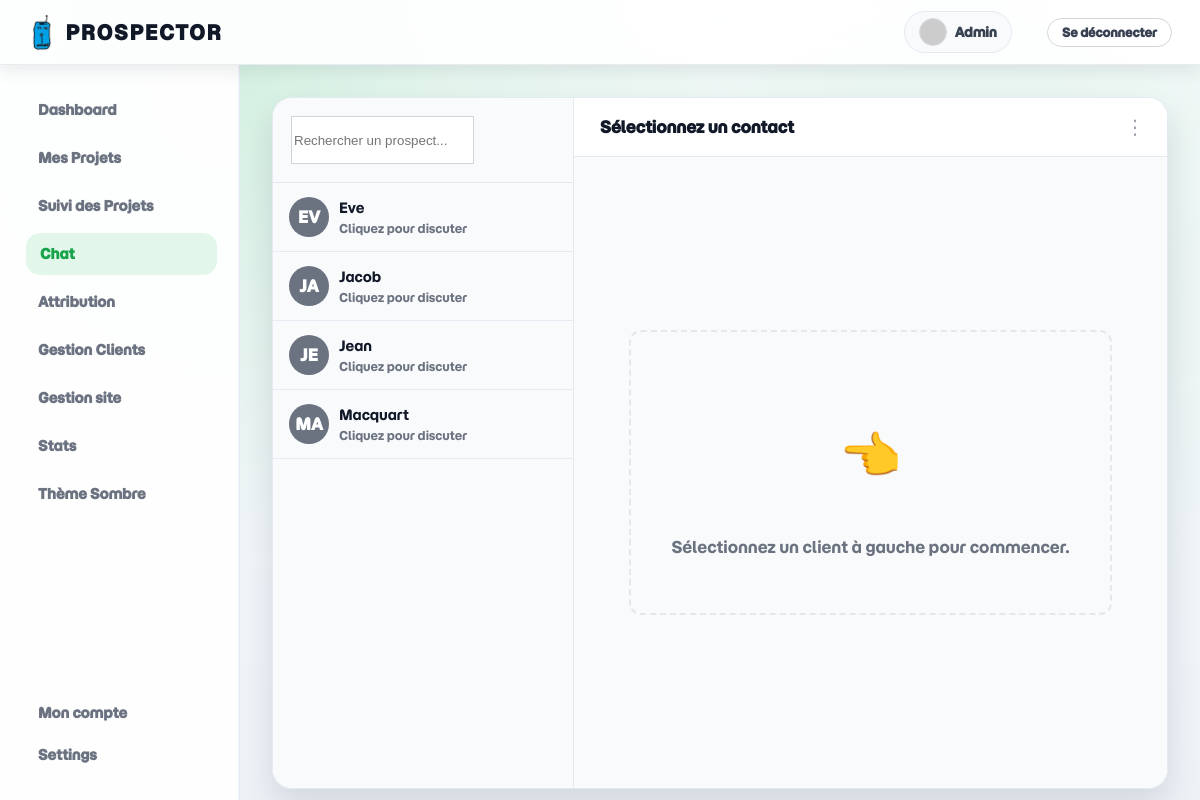
/chat (signed in), run on the app's committed database.
### tables this page shows
CREATE TABLE utilisateurs (
            id INTEGER PRIMARY KEY AUTOINCREMENT,
            nom TEXT NOT NULL,
            email TEXT NOT NULL UNIQUE,
            password TEXT NOT NULL,
            tags TEXT,
            autorisations INTEGER DEFAULT 1,
            avatar TEXT,
            valide INTEGER DEFAULT 0,
            bio TEXT,
            disponibilite TEXT DEFAULT 'Disponible', 
            langues TEXT, 
            liens TEXT
        );

### main.py (the view, shortened to what this page needs)
@app.route('/chat', methods=['GET', 'POST'])
@login_required
def chat():
    conn = sqlite3.connect(DATABASE)
    cursor = conn.cursor()
    my_id     = current_user.id
    my_auth   = current_user.autorisations
    if my_auth == 1:
        query_contacts = "SELECT id, nom FROM utilisateurs WHERE autorisations > 1 AND id != ?"
    elif my_auth == 2:
        query_contacts = "SELECT id, nom FROM utilisateurs WHERE autorisations = 1 AND id != ?"
    else:
        query_contacts = "SELECT id, nom FROM utilisateurs WHERE id != ?"
    cursor.execute(query_contacts, (my_id,))
    users_raw = cursor.fetchall()
    allowed_ids = [u[0] for u in users_raw]
    other_user_id = request.args.get('contact_id')
    contacts = []
    for u in users_raw:
        u_id = u[0]
        u_nom = u[1]
        cursor.execute(
            "SELECT COUNT(*) FROM messages WHERE sender_id = ? AND receiver_id = ? AND is_read = 0",
            (u_id, my_id)
        )
        unread_count = cursor.fetchone()[0]
        contacts.append({
            'id': u_id,
            'nom': u_nom,
            'initiales': u_nom[:2].upper() if u_nom else "?",
            'active': (u_id == other_user_id),
            'unread_count': unread_count
        })
    messages = []
    active_contact_name = "Sélectionnez un contact"
    conn.close()
    return render_template('chat.html',
                           active_page='chat',
                           contacts=contacts,
                           messages=messages,
                           active_contact_name=active_contact_name,
                           selected_id=other_user_id)

### main.py (called while the page is built)
@login_manager.user_loader
def load_user(user_id):
    conn = sqlite3.connect(DATABASE)
    cursor = conn.cursor()
    cursor.execute("SELECT id, nom, email, autorisations, tags FROM utilisateurs WHERE id = ?", (user_id,))
    row = cursor.fetchone()
    conn.close()
    if row:
        return User(id=row[0], nom=row[1], email=row[2], autorisations=row[3], tags=row[4])
    return None

def get_avatar(email, size=80, default='identicon', rating='g'):
    avatar_custom = None
    try:
        with sqlite3.connect(DATABASE) as conn:
            cursor = conn.cursor()
            cursor.execute("SELECT avatar FROM utilisateurs WHERE email = ?", (email,))
            row = cursor.fetchone()
            if row and row[0]:
                avatar_custom = row[0]
    except Exception:
        pass
    if avatar_custom:
        return url_for('static', filename=f'img/{avatar_custom}')
    email_clean = email.strip().lower()
    email_hash = hashlib.sha256(email_clean.encode('utf-8')).hexdigest()
    query_params = urlencode({
        's': str(size),
        'd': default,
        'r': rating
    })
    return f"https://www.gravatar.com/avatar/{email_hash}?{query_params}"

### templates/chat.html (shortened to what this page needs)
{% extends "base_dash.html" %}
{% block content %}
    <div class="chat-wrapper">
        <div class="chat-sidebar">
            <div class="chat-search">
                <input type="text" id="contact-search" placeholder="Rechercher un prospect...">
            </div>
            <div class="contacts-list" style="overflow-y: auto;">
                {% for contact in contacts %}
                <div class="contact-item {% if contact.active %}active{% endif %}"
     onclick="window.location.href='{{ url_for('chat', contact_id=contact.id) }}'">
    <div class="avatar" style="background-color: {% if contact.active %}#22c55e{% else %}#6b7280{% endif %}; position: relative;">
        {{ contact.initiales }}
    </div>
    <div class="contact-info">
        <div class="contact-name" style="font-weight: {% if contact.unread_count > 0 %}bold{% else %}normal{% endif %};">
            {{ contact.nom }}
        </div>
        <div class="contact-last-msg">
            {% if contact.unread_count > 0 %}
                <span style="color: #22c55e;">{{ contact.unread_count }} nouveau(x) message(s)</span>
            {% else %}
                Cliquez pour discuter
            {% endif %}
        </div>
    </div>
</div>
                {% endfor %}
            </div>
        </div>
        <div class="chat-window">
            <div class="chat-header">
                <h3>{{ active_contact_name }}
                </h3>
                <button class="icon-btn">⋮</button>
            </div>
            <div class="messages-container" id="chat-feed">
                {% if not selected_id %}
                    <div class="empty-state" style="margin: auto; text-align: center;">
                        <p style="font-size: 50px;">👈</p>
                        <p>Sélectionnez un client à gauche pour commencer.</p>
                    </div>
                {% endif %}
            </div>
        </div>
    </div>
{% endblock %}

### templates/base_dash.html (shortened to what this page needs)
<!DOCTYPE html>
<html lang="fr">
<head>
    <link rel="stylesheet" href="{{ url_for('static', filename='css/db_style.css') }}">
</head>
<body class="app-body">
    <nav id="navbar" class="navbar">
        <div class="navbar-inner">
            <div class="navbar-left">
<a href="{{ url_for('dashboard') }}" class="navbar-brand" style="display: flex; align-items: center; gap: 10px;">
    <img src="{{ url_for('static', filename='img/logo.png') }}"
         alt="Logo"
         class="main_title"> Prospector
</a>
            </div>
            <div class="navbar-right">
                {% if current_user.email %}
                    <a class="navbar-link-profile" href="{{ url_for('compte') }}">
                        <img src="{{ current_user.gravatar_url }}" class="avatar-mini-nav" alt="Avatar">
                        <span>{{ current_user.nom }}</span>
                    </a>
                    <a class="navbar-link btn-logout" href="{{ url_for('logout') }}">Se déconnecter</a>
                {% endif %}
            </div>
        </div>
    </nav>
    <div class="dashboard-wrapper">
        <nav class="sidebar">
            <a href="{{ url_for('dashboard') }}" class="menu-item {% if active_page == 'dashboard' %}active{% endif %}">
                Dashboard
            </a>
            <a href="{{ url_for('projects') }}" class="menu-item {% if active_page == 'projects' %}active{% endif %}">
                Mes Projets
            </a>
            {% if current_user.autorisations == 3 %}
                <a href="{{ url_for('proposals') }}" class="menu-item">Suivi des Projets</a>
            {% endif %}
            <a href="{{ url_for('chat') }}" class="menu-item {% if active_page == 'chat' %}active{% endif %}">
                Chat
            </a>
            {% if current_user.autorisations == 3  %}
                <a href="{{ url_for('attribution') }}" class="menu-item {% if active_page == 'attribution' %}active{% endif %}">
                    Attribution
                </a>
            {% endif %}
            {% if current_user.autorisations == 3 %}
                <a href="{{ url_for('gestion_clients') }}" class="menu-item {% if active_page == 'gestion_clients' %}active{% endif %}">
                    Gestion Clients
                </a>
            {% endif %}
            {% if current_user.autorisations == 3 %}
                <a href="{{ url_for('gestion_site') }}" class="menu-item {% if active_page == 'gestion_site' %}active{% endif %}">
                    Gestion site
                </a>
            {% endif %}
            {% if current_user.autorisations == 3 %}
                <a href="{{ url_for('stats') }}" class="menu-item {% if active_page == 'stats' %}active{% endif %}">
                    Stats
                </a>
            {% endif %}
            <div class="menu-item" id="theme-toggle" onclick="toggleTheme()">Thème Sombre</div>
            <div class="bottom-menu">
                <a href="{{ url_for('compte') }}" class="menu-item {% if active_page == 'compte' %}active{% endif %}">Mon compte</a>
                <a href="{{ url_for('settings') }}" class="menu-item {% if active_page == 'settings' %}active{% endif %}">Settings</a>
            </div>
        </nav>
        <main class="main-content">
            {% block content %}{% endblock %}
        </main>
        </div>
</body>
</html>

### data on the page
utilisateurs: nom "Admin"
utilisateurs: initiales "EV", nom "Eve"
utilisateurs: initiales "JA", nom "Jacob"
utilisateurs: initiales "JE", nom "Jean"
utilisateurs: initiales "MA", nom "Macquart"

### other printed values
{{ active_contact_name }} "Sélectionnez un contact"
